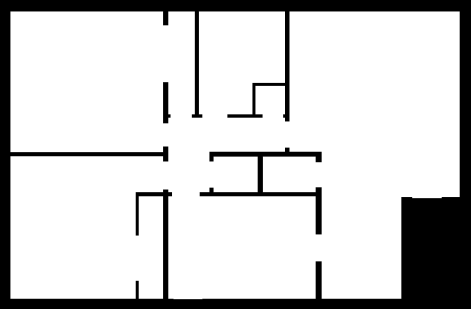
#> input picture floor_plan_simple.png, 471 x 309 px
$ python RRT_algo.py
#> lines starting #> are read from the running program, lines starting #| are printed output that depends on the picture; after the words box and inside, x2 and y2 are one past the last pixel; in counts of white or black regions, pixels touching at a corner belong together
"""
Path planning Sample Code with Randomized Rapidly-Exploring Random Trees (RRT)
author: AtsushiSakai(@Atsushi_twi)
"""

import math
import random

import matplotlib.pyplot as plt
import numpy as np

import cv2

show_animation = True


class RRT:
    """
    Class for RRT planning
    """

    class Node:
        """
        RRT Node
        """

        def __init__(self, x, y):
            self.x = x
            self.y = y
            self.path_x = []
            self.path_y = []
            self.parent = None

    class AreaBounds:

        def __init__(self, area):
            self.xmin = float(area[0])
            self.xmax = float(area[1])
            self.ymin = float(area[2])
            self.ymax = float(area[3])


    def __init__(self,
                 start,
                 goal,
                 rand_area,
                 occupancy_map,
                 expand_dis=10.0,
                 path_resolution=10,
                 goal_sample_rate=5,
                 max_iter=500,
                 play_area=None,
                 robot_radius=0.0,
                 ):
        """
        Setting Parameter
        start:Start Position [x,y]
        goal:Goal Position [x,y]
        occupancy_map:a binary image where 0 means obstacles
        randArea:Random Sampling Area [min,max]
        play_area:stay inside this area [xmin,xmax,ymin,ymax]
        robot_radius: robot body modeled as circle with given radius
        """
        self.start = self.Node(start[0], start[1])
        self.end = self.Node(goal[0], goal[1])
        self.min_rand = rand_area[0]
        self.max_rand = rand_area[1]
        if play_area is not None:
            self.play_area = self.AreaBounds(play_area)
        else:
            self.play_area = None
        self.expand_dis = expand_dis
        self.path_resolution = path_resolution
        self.goal_sample_rate = goal_sample_rate
        self.max_iter = max_iter
        self.occupancy_map=occupancy_map  # a binary image where 0 means obstacles
        self.node_list = []
        self.robot_radius = robot_radius

    def planning(self, animation=True):
        """
        rrt path planning
        animation: flag for animation on or off
        """

        self.node_list = [self.start]
        for i in range(self.max_iter):
            rnd_node = self.get_random_node()
            nearest_ind = self.get_nearest_node_index(self.node_list, rnd_node)
            nearest_node = self.node_list[nearest_ind]

            new_node = self.steer(nearest_node, rnd_node, self.expand_dis)

            if self.check_if_outside_play_area(new_node, self.play_area) and \
               self.check_collision(
                   new_node, self.occupancy_map, self.robot_radius):
                self.node_list.append(new_node)

            if animation and i % 5 == 0:
                self.draw_graph(rnd_node)

            if self.calc_dist_to_goal(self.node_list[-1].x,
                                      self.node_list[-1].y) <= self.expand_dis:
                final_node = self.steer(self.node_list[-1], self.end,
                                        self.expand_dis)
                if self.check_collision(
                        final_node, self.occupancy_map, self.robot_radius):
                    return self.generate_final_course(len(self.node_list) - 1)

            if animation and i % 5:
                self.draw_graph(rnd_node)

        return None  # cannot find path

    def steer(self, from_node, to_node, extend_length=float("inf")):

        new_node = self.Node(from_node.x, from_node.y)
        d, theta = self.calc_distance_and_angle(new_node, to_node)

        new_node.path_x = [new_node.x]
        new_node.path_y = [new_node.y]

        if extend_length > d:
            extend_length = d

        n_expand = math.floor(extend_length / self.path_resolution)

        for _ in range(n_expand):
            new_node.x += self.path_resolution * math.cos(theta)
            new_node.y += self.path_resolution * math.sin(theta)
            new_node.path_x.append(new_node.x)
            new_node.path_y.append(new_node.y)

        d, _ = self.calc_distance_and_angle(new_node, to_node)
        if d <= self.path_resolution:
            new_node.path_x.append(to_node.x)
            new_node.path_y.append(to_node.y)
            new_node.x = to_node.x
            new_node.y = to_node.y

        new_node.parent = from_node

        return new_node

    def generate_final_course(self, goal_ind):
        path = [[self.end.x, self.end.y]]
        node = self.node_list[goal_ind]
        while node.parent is not None:
            path.append([node.x, node.y])
            node = node.parent
        path.append([node.x, node.y])

        return path

    def calc_dist_to_goal(self, x, y):
        dx = x - self.end.x
        dy = y - self.end.y
        return math.hypot(dx, dy)

    def get_random_node(self):
        if random.randint(0, 100) > self.goal_sample_rate:
            rnd = self.Node(
                random.uniform(self.min_rand, self.max_rand),
                random.uniform(self.min_rand, self.max_rand))
        else:  # goal point sampling
            rnd = self.Node(self.end.x, self.end.y)
        return rnd

    def draw_graph(self, rnd=None):
        plt.clf()
        plt.imshow(self.occupancy_map)
        # for stopping simulation with the esc key.
        plt.gcf().canvas.mpl_connect(
            'key_release_event',
            lambda event: [exit(0) if event.key == 'escape' else None])
        if rnd is not None:
            plt.plot(rnd.x, rnd.y, "^k")
            if self.robot_radius > 0.0:
                self.plot_circle(rnd.x, rnd.y, self.robot_radius, '-r')
        for node in self.node_list:
            if node.parent:
                plt.plot(node.path_x, node.path_y, "-g")

        if self.play_area is not None:
            plt.plot([self.play_area.xmin, self.play_area.xmax,
                      self.play_area.xmax, self.play_area.xmin,
                      self.play_area.xmin],
                     [self.play_area.ymin, self.play_area.ymin,
                      self.play_area.ymax, self.play_area.ymax,
                      self.play_area.ymin],
                     "-k")

        plt.plot(self.start.x, self.start.y, "xr")
        plt.plot(self.end.x, self.end.y, "xr")
        plt.axis("scaled")
        plt.axis([-20, 500, -20, 500])
        plt.grid(True)
        plt.pause(0.01)

    @staticmethod
    def plot_circle(x, y, size, color="-b"):  # pragma: no cover
        deg = list(range(0, 360, 5))
        deg.append(0)
        xl = [x + size * math.cos(np.deg2rad(d)) for d in deg]
        yl = [y + size * math.sin(np.deg2rad(d)) for d in deg]
        plt.plot(xl, yl, color)

    @staticmethod
    def get_nearest_node_index(node_list, rnd_node):
        dlist = [(node.x - rnd_node.x)**2 + (node.y - rnd_node.y)**2
                 for node in node_list]
        minind = dlist.index(min(dlist))

        return minind

    @staticmethod
    def check_if_outside_play_area(node, play_area):

        if play_area is None:
            return True  # no play_area was defined, every pos should be ok

        if node.x < play_area.xmin or node.x > play_area.xmax or \
           node.y < play_area.ymin or node.y > play_area.ymax:
            return False  # outside - bad
        else:
            return True  # inside - ok

    @staticmethod
    def check_collision(node, occupancy_map, robot_radius):

        if node is None:
            return False

        r=int(robot_radius+1)
        for i in range(len(node.path_x)):
            x=int(node.path_x[i])
            y=int(node.path_y[i])
            if np.sum(occupancy_map[y-r:y+r, x-r:x+r]==0)>0:
                return False  # collision

        return True

    @staticmethod
    def calc_distance_and_angle(from_node, to_node):
        dx = to_node.x - from_node.x
        dy = to_node.y - from_node.y
        d = math.hypot(dx, dy)
        theta = math.atan2(dy, dx)
        return d, theta


def main(gx=6.0, gy=10.0):
#> called with gx = 6, gy = 10
    print("start " + __file__)

    # ====Search Path with RRT====
    occupancy_map=cv2.imread("floor_plan_simple.png", 0)//240
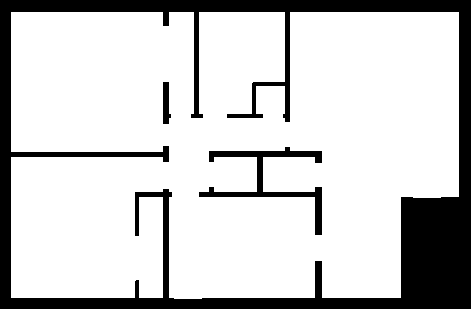
#> occupancy_map: shape (309, 471); values 0 (black) and 1 (white), 80% white; 3 black regions, box (x1, y1, x2, y2) and area: (0, 0, 471, 309) 26951, (199, 147, 322, 235) 1916, (163, 82, 171, 124) 260
    # occupancy_map[occupancy_map<200]=0
    # occupancy_map=cv2.resize(occupancy_map,dsize=(47, 32), interpolation=cv2.INTER_NEAREST)
    # Set Initial parameters
    rrt = RRT(
        start=[80, 225],
        goal=[99, 206],
        rand_area=[10, 400],
        occupancy_map=occupancy_map,
        # play_area=[0, 10, 0, 14]
        robot_radius=8   # pixels
        )
    path = rrt.planning(animation=show_animation)
#> the loop in planning, `for i in range(self.max_iter):` made 16 passes
#> pass 1, in draw_graph, `plt.pause(0.01)`:
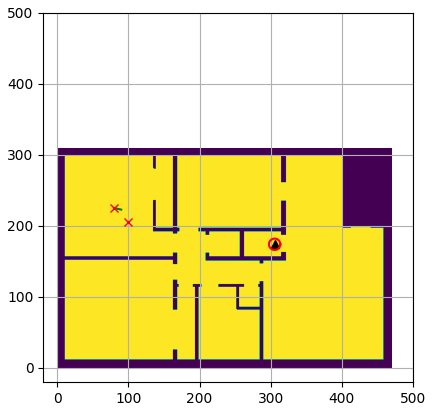
#> figure drawn by matplotlib, 1 panel
#> after the loop in planning, `for i in range(self.max_iter):`: self.node_list = 12 items
#> path = [[99, 206], [90.34, 203.2], [88.17, 212.9], [89.75, 222.8], [80, 225]]

    if path is None:
        print("Cannot find path")
    else:
        print("found path!!")

        # Draw final path
        if show_animation:
            rrt.draw_graph()
            plt.plot([x for (x, y) in path], [y for (x, y) in path], '-r')
            plt.grid(True)
            plt.pause(0.01)  # Need for Mac
            plt.show()


if __name__ == '__main__':
    main()
